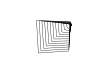

Recreate this plot in Python.
#!/usr/bin/env python3

from random import random

from paper import Paper
from pen import Pen
from path import Path
from point import Point

fuscia = Pen(weight = 0.5, color = "#f09")
cyan = Pen(weight = 0.5, color = "#09f")
black = Pen(weight = 0.5)

paper = Paper(pens = [black], width = 105, height = 73)

def getSquare(p, size):
  square = Path(points = [
    Point(p.x + size / 2, p.y + size / 2),
    Point(p.x + size / 2, p.y - size / 2),
    Point(p.x - size / 2, p.y - size / 2),
    Point(p.x - size / 2, p.y + size / 2)
  ], closed = True)

  return square

def randomise(path, distance):
  for p in path.points:
    p.moveVector(360 * random(), distance * random())


bigSize = 38
smallSize = random() * 8 + 4

bigSquare = getSquare(paper.center, bigSize).setPen(cyan)
smallSquare = getSquare(Point(
  paper.center.x + bigSize * random() - bigSize / 2,
  paper.center.y + bigSize * random() - bigSize / 2),
smallSize).setPen(cyan)


randomise(bigSquare, 4)
randomise(smallSquare, 2)


guideA = Path(points = [bigSquare.points[0], smallSquare.points[0]]).setPen(fuscia)
guideB = Path(points = [bigSquare.points[1], smallSquare.points[1]]).setPen(fuscia)
guideC = Path(points = [bigSquare.points[2], smallSquare.points[2]]).setPen(fuscia)
guideD = Path(points = [bigSquare.points[3], smallSquare.points[3]]).setPen(fuscia)

numLines = 14

for l in range(numLines + 1):
  Path(points = [
    guideA.pointAtDistance((guideA.length() / numLines) * l),
    guideB.pointAtDistance((guideB.length() / numLines) * l),
    guideC.pointAtDistance((guideC.length() / numLines) * l),
    guideD.pointAtDistance((guideD.length() / numLines) * l)
  ], closed = True).setPen(black)

paper.save("two-square.svg")